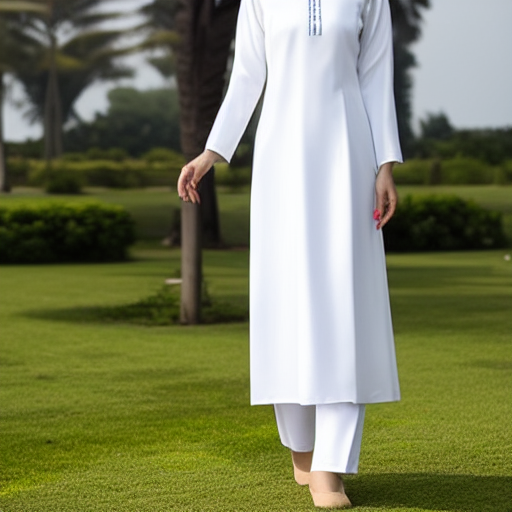
#> input picture data/garment/aodai_template.png, 512 x 512 px
$ python -i controlnet.py   (imports and definitions only)
#> lines starting #> are read from the running program, lines starting #| are printed output that depends on the picture; after the words box and inside, x2 and y2 are one past the last pixel; in counts of white or black regions, pixels touching at a corner belong together
#> further down, picture is the input picture: PIL image 512x512 RGB; mean R, G, B 121.7, 126, 92.7
# -*- coding: utf-8 -*-
"""Tiền xử lý ảnh heritage → bản đồ cạnh Canny cho ControlNet (spec mục 12.1).

ControlNet KHÔNG nhận ảnh gốc. Nó nhận một ma trận nhị phân 512×512 trong đó
trắng là cạnh. Thứ được bảo tồn chính xác là những đường trắng đó — không hơn.
"""
from __future__ import annotations

import sys
from pathlib import Path

import cv2
import numpy as np
from PIL import Image

# [6 lines not run here, left out]

ROOT = Path(__file__).resolve().parent.parent
HERITAGE_DIR = ROOT / "data" / "heritage"

RESOLUTION = 512          # native SD1.5, an toàn với 8GB VRAM
CANNY_LOW = 100
CANNY_HIGH = 200


# [36 lines left out: functions load_reference, letterbox, not called in this run]


def to_canny(img: Image.Image, low: int = CANNY_LOW, high: int = CANNY_HIGH) -> Image.Image:
    edges = cv2.Canny(np.array(img), low, high)
    return Image.fromarray(np.stack([edges] * 3, axis=-1))


# [4 lines left out: function edge_density, not called in this run]


def trim_background(img: Image.Image, thr: int = 245, pad: int = 8,
                    use_bg_color: bool = True) -> tuple[Image.Image, tuple]:
    """Cắt bỏ nền phông xung quanh món đồ.

    Hiện vật thường chỉ chiếm 30% khung ảnh chụp studio; cắt lề rồi mới letterbox
    thì nó chiếm ~60%, tức gấp đôi số pixel cho hoa văn. Đo trên BT010: mật độ
    cạnh 3,97% → 7,53%.

    Hỏng an toàn: nền không phải trắng thì mask phủ toàn ảnh, hộp bao bằng cả
    ảnh, và hàm trả về ảnh nguyên vẹn thay vì cắt sai.
    """
    if use_bg_color:
        m = object_mask(img)          # dùng màu nền suy từ viền, không giả định trắng
        ys, xs = np.where(m > 0)
    else:
        a = np.array(img.convert("L"))
        ys, xs = np.where(a < thr)
    if len(xs) == 0:
        return img, (0, 0, *img.size)
    w, h = img.size
    box = (max(0, int(xs.min()) - pad), max(0, int(ys.min()) - pad),
           min(w, int(xs.max()) + 1 + pad), min(h, int(ys.max()) + 1 + pad))
    return img.crop(box), box


def estimate_background(img: Image.Image, border: int = 6) -> np.ndarray:
    """Suy màu nền từ viền ảnh (trung vị), thay vì giả định nền trắng."""
    a = np.array(img.convert("RGB"))
    edge = np.concatenate([a[:border].reshape(-1, 3), a[-border:].reshape(-1, 3),
                           a[:, :border].reshape(-1, 3), a[:, -border:].reshape(-1, 3)])
    return np.median(edge, axis=0)


def object_mask(img: Image.Image, thr: int = 245, erode_px: int = 0,
                alpha: np.ndarray | None = None, tol: int = 26) -> np.ndarray:
    """Mask vùng món đồ.

    Ưu tiên alpha. Không có alpha thì so với MÀU NỀN suy từ viền ảnh — không
    giả định nền trắng. Giả định nền trắng làm hỏng ảnh nền xám hoặc nền tối:
    mask phủ toàn khung, đường bao món đồ không bị loại, và ControlNet lại ép ra
    hình cái bình (quan sát được trên ảnh nền xám 200,200,200).
    """
#> called with thr = 245, erode_px = 0, tol = 26
    if alpha is not None:
        m = (alpha > 10).astype(np.uint8)
    else:
        a = np.array(img.convert("RGB")).astype(np.int16)
        bg = estimate_background(img)
#> bg = [108, 113, 42]
        dist = np.abs(a - bg).max(axis=2)
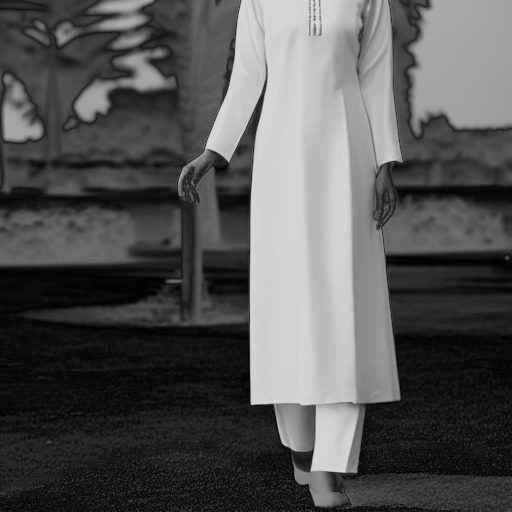
#> dist: shape (512, 512) float64; min 1, max 213, mean 84.9
        m = (dist > tol).astype(np.uint8)
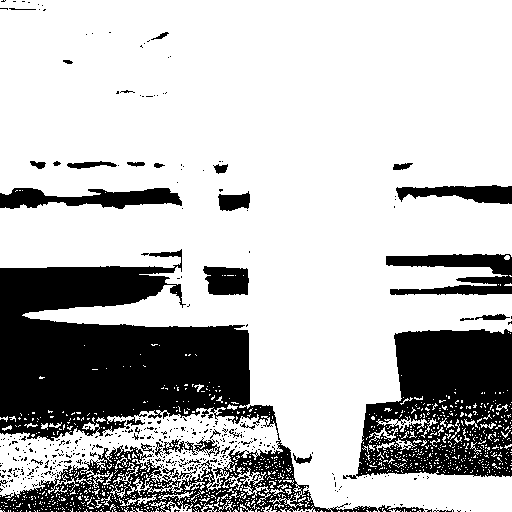
#> m: shape (512, 512); values 0 (black) and 1 (white), 73.7% white; 398 black regions (364 under 20 px), largest, box (x1, y1, x2, y2) and area: (0, 249, 425, 512) 41448, (343, 329, 512, 479) 16463, (386, 254, 512, 295) 2782
        # Nền quá gần màu món đồ → mask phủ gần hết khung, không đáng tin.
        # Lùi về ngưỡng sáng để ít nhất không tệ hơn cách cũ.
        if m.mean() > 0.92:
            m = (np.array(img.convert("L")) < thr).astype(np.uint8)
    m = cv2.morphologyEx(m, cv2.MORPH_CLOSE, np.ones((7, 7), np.uint8))
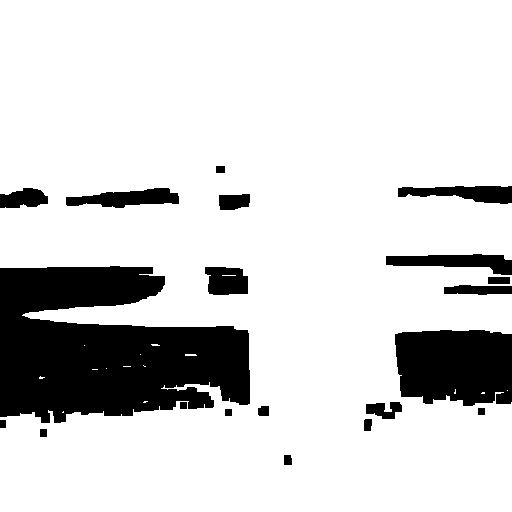
#> m: shape (512, 512); values 0 (black) and 1 (white), 83.3% white; 20 black regions, largest, box (x1, y1, x2, y2) and area: (0, 266, 250, 423) 27796, (395, 330, 512, 406) 7937, (386, 254, 512, 275) 1525
    if erode_px:
        m = cv2.erode(m, np.ones((erode_px, erode_px), np.uint8))
    return m


# [63 lines left out: functions to_canny_ornament, prepare, not called in this run]

>>> from PIL import Image
>>> picture = Image.open('../data/garment/aodai_template.png')
>>> result = trim_background(picture)
#> in trim_background, `box = (max(0, int(xs.min()) - pad), max(0, int(ys.min()) - pad), min(w..`: box = (0, 0, 512, 512)

$ run again, on data/heritage/figures/BT001.jpg
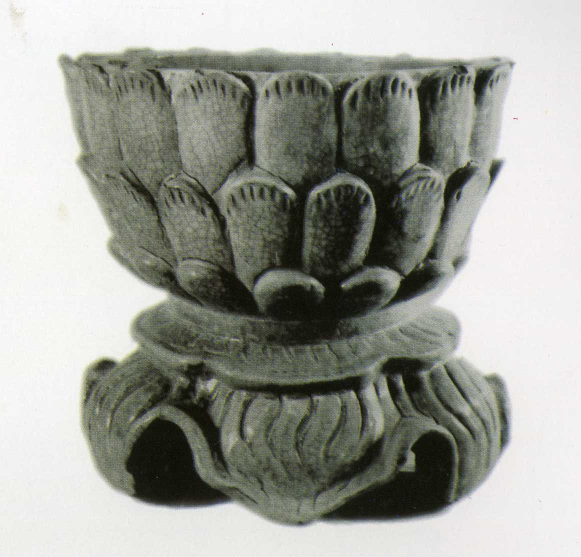
#> input picture data/heritage/figures/BT001.jpg, 1162 x 1113 px (shown at 1/2 size)
#> picture is the input picture: PIL image 1162x1113 RGB; mean R, G, B 159.3, 161.2, 153.9
#> bg = [242, 240, 240]
#> in object_mask, `dist = np.abs(a - bg).max(axis=2)`:
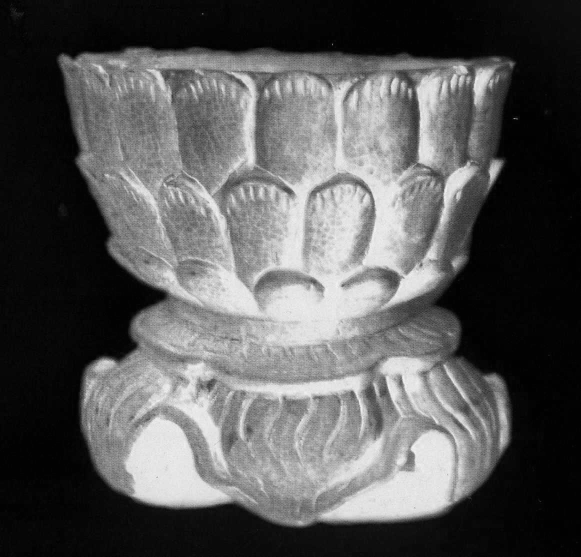
#> dist: shape (1113, 1162) float64 (shown at 1/2 size); min 1, max 242, mean 88.7
#> in object_mask, `m = (dist > tol).astype(np.uint8)`:
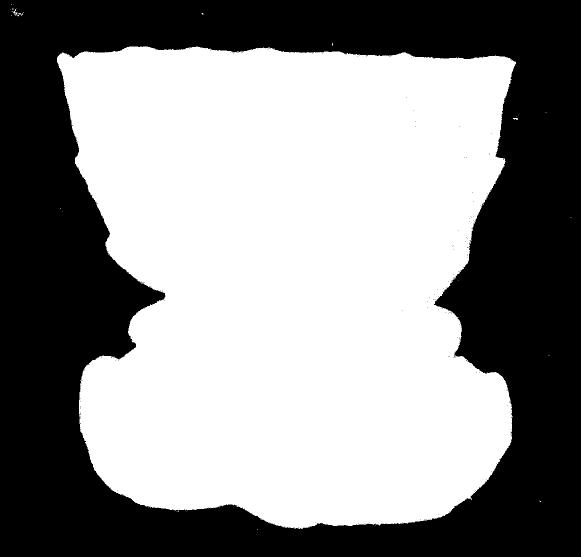
#> m: shape (1113, 1162) (shown at 1/2 size); values 0 (black) and 1 (white), 55.8% white; 143 black regions (142 under 20 px), largest, box (x1, y1, x2, y2) and area: (0, 0, 1162, 1113) 571208
#> box = (13, 0, 1151, 1068)
